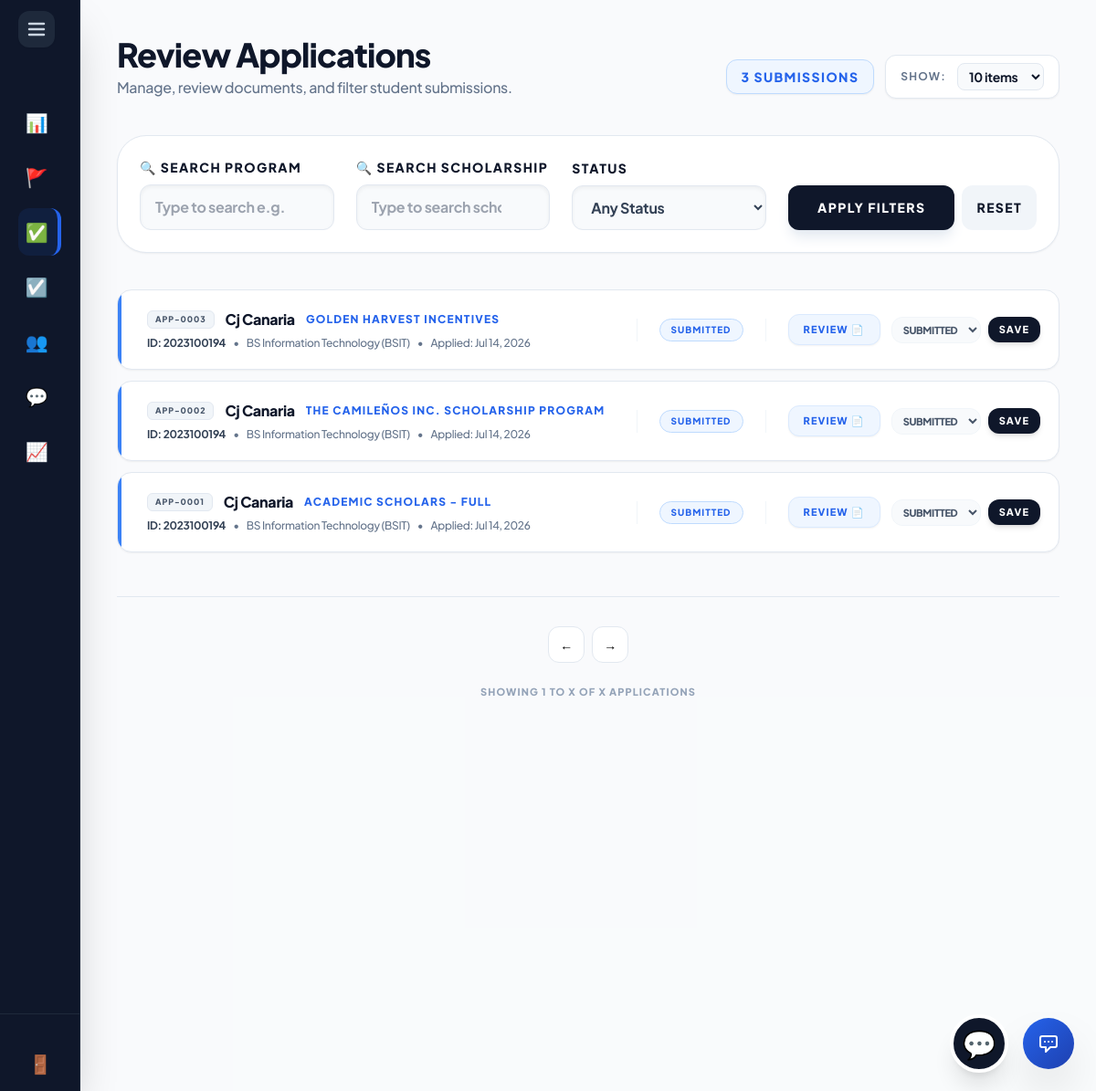
The app's page /internal_admin/applications.php (signed in) with its own data.
### tables this page shows
CREATE TABLE `application` (
  `ApplicationID` int(11) NOT NULL AUTO_INCREMENT,
  `ScholarshipID` int(11) NOT NULL,
  `UserID` int(11) NOT NULL,
  `DateSubmitted` timestamp NOT NULL DEFAULT current_timestamp(),
  `Status` varchar(50) DEFAULT 'Pending',
  `TotalScore` int(11) DEFAULT 0,
  `GPA` decimal(4,2) DEFAULT NULL,
  `YearLevel` varchar(20) DEFAULT NULL,
  PRIMARY KEY (`ApplicationID`),
  KEY `ScholarshipID` (`ScholarshipID`),
  KEY `UserID` (`UserID`),
  CONSTRAINT `application_ibfk_1` FOREIGN KEY (`ScholarshipID`) REFERENCES `scholarship` (`ScholarshipID`) ON DELETE CASCADE,
  CONSTRAINT `application_ibfk_2` FOREIGN KEY (`UserID`) REFERENCES `users` (`UserID`) ON DELETE CASCADE
);

CREATE TABLE `users` (
  `UserID` int(11) NOT NULL AUTO_INCREMENT,
  `Username` varchar(50) NOT NULL,
  `Email` varchar(100) NOT NULL,
  `PasswordHash` varchar(255) NOT NULL,
  `FirstName` varchar(100) NOT NULL,
  `LastName` varchar(100) NOT NULL,
  `Role` enum('Student','Internal_Admin','External_Admin','Super_Admin') DEFAULT 'Student',
  `AccountStatus` varchar(20) DEFAULT 'Active',
  `StudentID_Num` varchar(50) DEFAULT NULL,
  `YearLevel` varchar(50) DEFAULT NULL,
  `GPA` decimal(4,2) DEFAULT NULL,
  `Major` varchar(100) DEFAULT NULL,
  `ProgramID` int(11) DEFAULT NULL,
  `Department` varchar(100) DEFAULT NULL,
  `Organization` varchar(100) DEFAULT NULL,
  `ContactNumber` varchar(20) DEFAULT NULL,
  `DateOfBirth` date DEFAULT NULL,
  `ProfilePicture` varchar(255) DEFAULT NULL,
  `ResetToken` varchar(255) DEFAULT NULL,
  `ResetTokenExpire` datetime DEFAULT NULL,
  `Gender` varchar(20) NOT NULL DEFAULT 'Not Specified',
  PRIMARY KEY (`UserID`),
  UNIQUE KEY `Username` (`Username`),
  UNIQUE KEY `Email` (`Email`)
);

CREATE TABLE `scholarship` (
  `ScholarshipID` int(11) NOT NULL AUTO_INCREMENT,
  `ProgramID` int(11) DEFAULT NULL,
  `YearLevel` varchar(50) DEFAULT NULL,
  `Name` varchar(150) NOT NULL,
  `Description` text DEFAULT NULL,
  `Deadline` date NOT NULL,
  `AwardAmount` decimal(10,2) DEFAULT NULL,
  `NumberOfSlots` int(11) DEFAULT NULL,
  `Status` varchar(20) DEFAULT 'Active',
  `MinimumGWA` decimal(4,2) DEFAULT 2.00,
  `CreatedBy` int(11) DEFAULT NULL,
  `GenderRequirement` varchar(20) NOT NULL DEFAULT 'Any',
  `ScholarshipType` enum('Private','Government') DEFAULT 'Private',
  `FormConfig` varchar(255) DEFAULT 'Academic,Family,Financial,Essay',
  `ReleaseFrequency` varchar(50) DEFAULT 'Per Semester',
  `AllowsDual` enum('Yes','No') NOT NULL DEFAULT 'No',
  PRIMARY KEY (`ScholarshipID`),
  KEY `ProgramID` (`ProgramID`),
  KEY `fk_scholarship_creator` (`CreatedBy`),
  CONSTRAINT `fk_scholarship_creator` FOREIGN KEY (`CreatedBy`) REFERENCES `users` (`UserID`) ON DELETE SET NULL,
  CONSTRAINT `scholarship_ibfk_1` FOREIGN KEY (`ProgramID`) REFERENCES `program` (`ProgramID`) ON DELETE CASCADE
);

### internal_admin/applications.php (the view, shortened to what this page needs)
<?php
include '../includes/db_connect.php';
include '../includes/header.php';
include '../includes/internal_sidebar.php';
$filter_program = $_GET['program'] ?? '';
$filter_scholarship = $_GET['scholarship'] ?? '';
$query = "
    SELECT a.ApplicationID, a.Status, a.DateSubmitted,
           u.FirstName, u.LastName, u.StudentID_Num, u.Major,
           sch.Name AS scholarship_name
    FROM application a
    JOIN users u ON a.UserID = u.UserID
    JOIN scholarship sch ON a.ScholarshipID = sch.ScholarshipID
    WHERE 1=1";
$params = [];
$query .= " ORDER BY a.DateSubmitted DESC";
try {
    $stmt = $pdo->prepare($query);
    $stmt->execute($params);
    $applications = $stmt->fetchAll(PDO::FETCH_ASSOC);
} catch (PDOException $e) {
    die("Filter Error: " . $e->getMessage());
}
?>
<main class="flex-1 lg:ml-72 p-5 lg:p-10 bg-slate-50/50 min-h-screen transition-all duration-300">
    <header class="mb-10 flex flex-col sm:flex-row sm:items-end justify-between gap-4">
        <div>
            <h2 class="text-3xl lg:text-4xl font-black text-slate-900 tracking-tight">Review Applications</h2>
            <p class="text-slate-500 font-medium mt-1">Manage, review documents, and filter student submissions.</p>
        </div>
        <div class="flex items-center gap-3">
            <span class="bg-blue-50 text-blue-600 border border-blue-200 px-4 py-2 rounded-xl text-sm font-black uppercase tracking-widest inline-block shadow-sm">
                <?= count($applications) ?> Submissions
            </span>
            <div class="flex items-center gap-3 bg-white px-4 py-2 rounded-xl border border-slate-200 shadow-sm shrink-0">
                <span class="text-xs font-bold text-slate-500 uppercase tracking-widest hidden sm:inline">Show:</span>
                <select id="itemsPerPage" onchange="changeItemsPerPage()" class="bg-slate-50 border border-slate-200 text-slate-900 text-sm font-bold rounded-lg focus:ring-green-500 focus:border-green-500 block px-2 py-1 outline-none cursor-pointer">
                    <option value="10" selected>10 items</option>
                </select>
            </div>
        </div>
    </header>
    <div class="bg-white p-6 rounded-[2rem] border border-slate-200 shadow-sm mb-10">
        <form method="GET" class="flex flex-wrap items-end gap-6">
            <div class="flex-1 min-w-[200px]">
                <label class="block text-[14px] font-black text-slate-900 uppercase tracking-widest mb-2">🔍 Search Program</label>
                <input type="search" name="program" list="programList" value="<?= htmlspecialchars($filter_program) ?>" placeholder="Type to search e.g. Info..." class="w-full bg-slate-50 border border-slate-200 px-4 py-3 rounded-xl font-bold text-md text-slate-700 outline-none focus:ring-2 focus:ring-blue-500/20 shadow-inner">
            </div>
            <div class="flex-1 min-w-[200px]">
                <label class="block text-[14px] font-black text-slate-900 uppercase tracking-widest mb-2">🔍 Search Scholarship</label>
                <input type="search" name="scholarship" list="scholarshipList" value="<?= htmlspecialchars($filter_scholarship) ?>" placeholder="Type to search scholarship name..." class="w-full bg-slate-50 border border-slate-200 px-4 py-3 rounded-xl font-bold text-md text-slate-700 outline-none focus:ring-2 focus:ring-blue-500/20 shadow-inner">
            </div>
            <div class="flex-1 min-w-[150px]">
                <label class="block text-[14px] font-black text-slate-900 uppercase tracking-widest mb-2">Status</label>
                <select name="status" class="w-full bg-slate-50 border border-slate-200 px-4 py-3 rounded-xl font-bold text-md text-slate-700 outline-none focus:ring-2 focus:ring-blue-500/20 cursor-pointer shadow-inner">
                    <option value="">Any Status</option>
                </select>
            </div>
            <div class="flex gap-2">
                <button type="submit" class="bg-slate-900 text-white px-8 py-3.5 rounded-xl font-black text-[14px] uppercase tracking-widest hover:bg-blue-600 transition-all shadow-lg shadow-slate-200 active:scale-95">Apply Filters</button>
                <a href="applications.php" class="bg-slate-100 text-slate-900 px-4 py-3.5 rounded-xl font-black text-[14px] uppercase tracking-widest hover:bg-slate-200 transition-all flex items-center active:scale-95">Reset</a>
            </div>
        </form>
    </div>
    <div id="applicationsGrid" class="flex flex-col gap-3">
        <?php if(empty($applications)): ?>
            <div class="col-span-full bg-white p-10 lg:p-20 rounded-[2rem] border border-slate-200 text-center shadow-sm">
                <div class="w-16 h-16 bg-slate-50 rounded-2xl flex items-center justify-center text-3xl mx-auto mb-4 grayscale opacity-50">📂</div>
                <h3 class="text-lg font-black text-slate-900 mb-1">No Applications Found</h3>
                <p class="text-slate-500 font-medium text-sm">No student applications match your current filters.</p>
            </div>
        <?php else: ?>
            <?php foreach($applications as $app): ?>
                <?php
                    $status_color = match($app['Status']) { 'Approved' => 'bg-green-500', 'Shortlisted' => 'bg-purple-500', 'Rejected' => 'bg-red-500', default => 'bg-blue-500' };
                    $status_badge = match($app['Status']) { 'Approved' => 'bg-green-50 text-green-600 border-green-200', 'Shortlisted' => 'bg-purple-50 text-purple-600 border-purple-200', 'Rejected' => 'bg-red-50 text-red-600 border-red-200', default => 'bg-blue-50 text-blue-600 border-blue-200' };
                ?>
                <div class="application-card bg-white rounded-2xl border border-slate-200 shadow-sm hover:shadow-md hover:border-blue-300 transition-all flex flex-col lg:flex-row items-start lg:items-center justify-between p-5 group relative overflow-hidden">
                    <div class="absolute top-0 left-0 w-1 h-full <?= $status_color ?>"></div>
                    <div class="flex-1 min-w-0 pr-4 lg:pr-8 pl-3 w-full lg:w-auto">
                        <div class="flex items-center gap-3 mb-1.5 flex-wrap">
                            <span class="bg-slate-100 text-slate-600 px-2 py-0.5 rounded-md text-[9px] font-black uppercase tracking-widest border border-slate-200 shrink-0">
                                APP-<?= str_pad($app['ApplicationID'], 4, '0', STR_PAD_LEFT) ?>
                            </span>
                            <h4 class="text-base font-black text-slate-900 truncate">
                                <?= htmlspecialchars($app['FirstName'].' '.$app['LastName']) ?>
                            </h4>
                            <span class="text-xs font-black text-blue-600 uppercase tracking-widest truncate">
                                <?= htmlspecialchars($app['scholarship_name']) ?>
                            </span>
                        </div>
                        <div class="flex items-center gap-2 text-xs font-medium text-slate-500 truncate mb-2 lg:mb-0">
                            <span class="text-slate-700 font-bold">ID: <?= htmlspecialchars($app['StudentID_Num']) ?></span>
                            <span class="hidden md:inline">•</span>
                            <span class="truncate hidden md:inline"><?= htmlspecialchars($app['Major']) ?></span>
                            <span class="hidden md:inline">•</span>
                            <span class="truncate hidden md:inline">Applied: <?= date('M d, Y', strtotime($app['DateSubmitted'])) ?></span>
                        </div>
                    </div>
                    <div class="hidden md:flex items-center justify-center px-6 border-x border-slate-100 shrink-0 min-w-[140px]">
                        <span class="px-3 py-1 rounded-full text-[10px] font-black uppercase tracking-widest border <?= $status_badge ?>">
                            <?= $app['Status'] ?>
                        </span>
                    </div>
                    <div class="mt-4 lg:mt-0 flex items-center justify-between lg:justify-end w-full lg:w-auto shrink-0 gap-3 pl-0 lg:pl-6">
                        <button type="button" onclick="openDocsModal(<?= $app['ApplicationID'] ?>, '<?= htmlspecialchars(addslashes($app['FirstName'].' '.$app['LastName'])) ?>')" class="bg-blue-50 text-blue-600 px-4 py-2 rounded-xl text-[11px] font-black shadow-sm border border-blue-100 hover:bg-blue-600 hover:text-white transition-all uppercase tracking-widest shrink-0">
                            Review 📄
                        </button>
                        <?php if ($app['Status'] === 'Shortlisted'): ?>
                            <a href="shortlist.php" class="bg-purple-600 text-white px-4 py-2 rounded-xl text-[11px] font-black uppercase tracking-widest shadow-md hover:bg-purple-700 transition-all shrink-0">Review 🏆</a>
                        <?php elseif ($app['Status'] === 'Approved'): ?>
                            <a href="scholars.php" class="bg-green-600 text-white px-4 py-2 rounded-xl text-[11px] font-black uppercase tracking-widest shadow-md hover:bg-green-700 transition-all shrink-0">Scholar 🎓</a>
                        <?php else: ?>
                            <form action="../actions/process_crud.php" method="POST" class="flex items-center justify-center gap-2 m-0 w-full">
                                <select name="status" class="bg-slate-50 border border-slate-100 rounded-xl px-2 py-1.5 text-[11px] font-black uppercase text-slate-600 outline-none focus:ring-2 focus:ring-green-500/20 cursor-pointer">
                                    <option value="Submitted" <?= $app['Status']=='Submitted'?'selected':'' ?>>Submitted</option>
                                </select>
                                <button type="submit" class="bg-slate-900 text-white px-3 py-1.5 rounded-xl text-[11px] font-black shadow-md hover:bg-green-600 transition-all uppercase tracking-widest shrink-0">SAVE</button>
                            </form>
                        <?php endif; ?>
                    </div>
                </div>
            <?php endforeach; ?>
        <?php endif; ?>
    </div>
    <div class="flex flex-col items-center justify-center mt-12 gap-4 border-t border-slate-200 pt-8 pb-10">
        <div id="paginationControls" class="flex flex-wrap justify-center gap-2"></div>
        <div id="pageInfo" class="text-[11px] font-black text-slate-400 uppercase tracking-widest text-center mt-2">
            Showing 1 to X of X Applications
        </div>
    </div>
</main>
<?php include '../includes/footer.php'; ?>

### includes/header.php (style rules this page uses)
:root { --sidebar-width: 5.5rem; --transition-speed: 0.4s; --transition-curve: cubic-bezier(0.4, 0, 0.2, 1); }
body { font-family: 'Plus Jakarta Sans', sans-serif; letter-spacing: -0.02em; overflow-x: hidden; }
main { margin-left: var(--sidebar-width) !important; transition: margin-left var(--transition-speed) var(--transition-curve); width: calc(100vw - var(--sidebar-width)); }

### records on screen
application: ApplicationID "0003", UserID.LastName "Cj Canaria", ScholarshipID.Name "GOLDEN HARVEST INCENTIVES", UserID.StudentID_Num "2023100194", UserID.Major "BS Information Technology (BSIT)", DateSubmitted "Jul 14, 2026", Status "SUBMITTED", status "Submitted"
application: ApplicationID "0002", UserID.LastName "Cj Canaria", ScholarshipID.Name "THE CAMILEÑOS INC. SCHOLARSHIP PROGRAM", UserID.StudentID_Num "2023100194", UserID.Major "BS Information Technology (BSIT)", DateSubmitted "Jul 14, 2026", Status "SUBMITTED", status "Submitted"
application: ApplicationID "0001", UserID.LastName "Cj Canaria", ScholarshipID.Name "ACADEMIC SCHOLARS - FULL", UserID.StudentID_Num "2023100194", UserID.Major "BS Information Technology (BSIT)", DateSubmitted "Jul 14, 2026", Status "SUBMITTED", status "Submitted"

### other values on screen
count($applications) "3"
